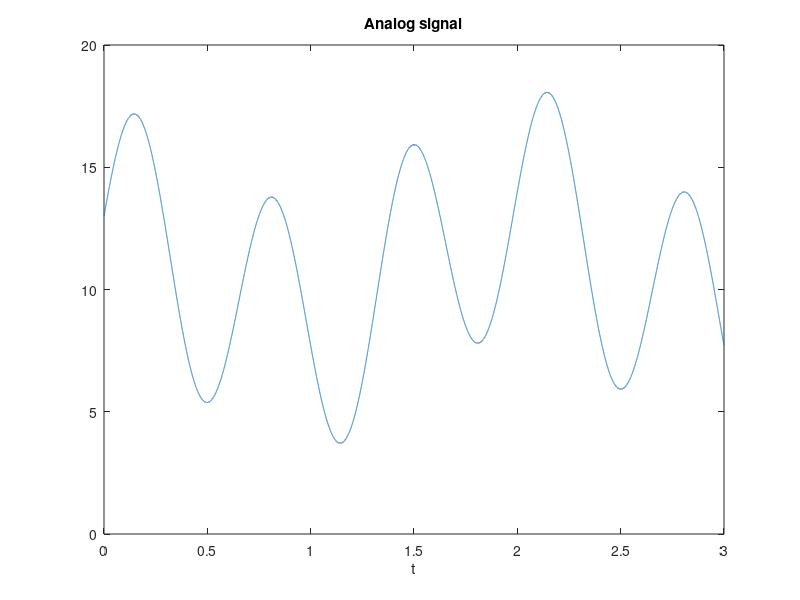
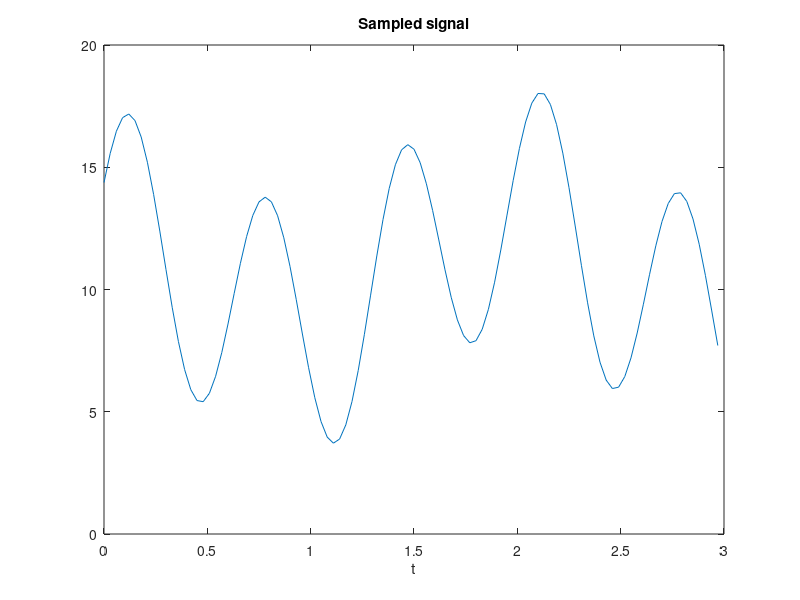
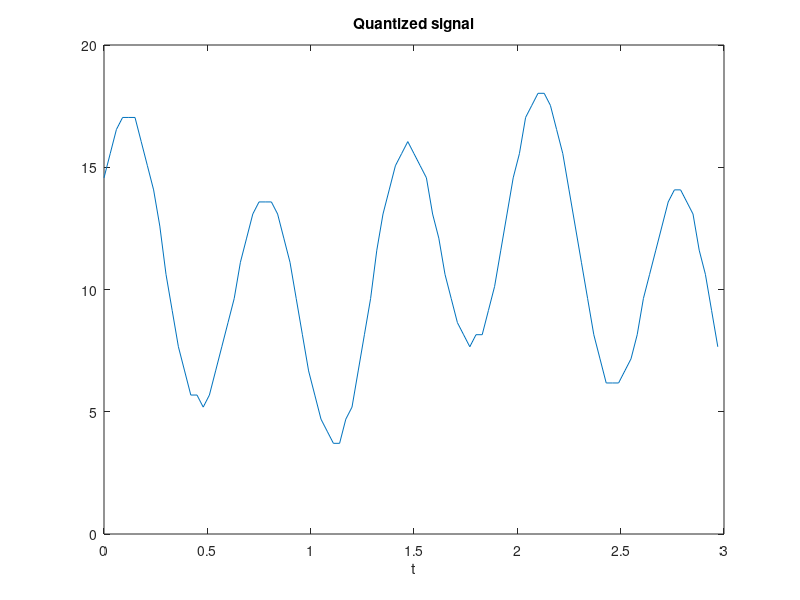
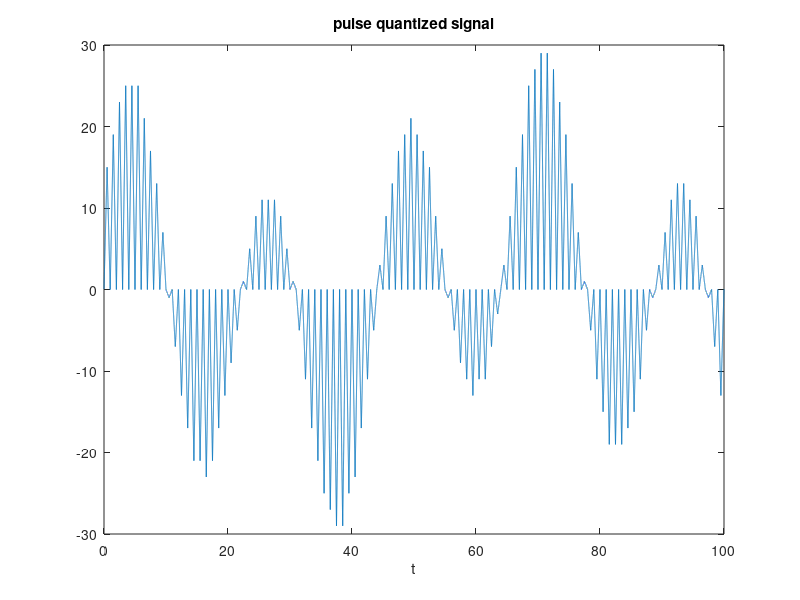

MATLAB code for these plots, in order:
clc;
close all;
clear;

% Part 1
N = 50000;
t_analog = 0: 3/N :3;
m_analog = 10 + 5*sin(3*pi*t_analog) + 3*(cos(pi*t_analog)).^3 + sin (pi*t_analog/4);

figure;
plot(t_analog,m_analog);
title('Analog signal');
xlabel('t');


% Part 2
fs = 500;
t = 0: 3/100 :3 - 3/100;
m_digital = zeros(1,N/fs);

for i = 1:N/fs
    m_digital(i) = m_analog(i * fs);
end

figure;
plot(t,m_digital);
title('Sampled signal');
xlabel('t');


% Part 3
q0 = min(m_digital) - 0.5;
q31 = max(m_digital) + 0.5;
Qlevel = q0: (q31 - q0 ) / 31 :q31;

Q_signal = zeros(1,length(t));
for i = 1:length(Q_signal)
    for j = 1:length(Qlevel)
        compare(j) = abs(m_digital(i) - Qlevel(j));
    end
    [M,k(i)] = min(compare);
    Q_signal(i) = Qlevel(k(i));
end

figure;
plot(t,Q_signal);
title('Quantized signal');
xlabel('t');


% Part 4
load p.mat;
fs = 1000;
t = 0:1/fs:100 - 1/fs;
energy_p = sum(p.^2)
pulse_domain = -31:2:31;

for i = 1:length(t)
    pulse_quantized(i) = pulse_domain(k(ceil(i / 1000))) * p(rem(i,1000) + 1);
    pulse_quantized_domain(ceil(i / 1000)) = pulse_domain(k(ceil(i / 1000)));
end

figure;
plot(t,pulse_quantized);
title('pulse quantized signal');
xlabel('t');

graycode = [[0, 0, 0, 0, 0];[0, 0, 0, 0, 1];[0, 0, 0, 1, 1];[0, 0, 0, 1, 0];
        [0, 0, 1, 1, 0];[0, 0, 1, 1, 1];[0, 0, 1, 0, 1];[0, 0, 1, 0, 0];
        [0, 1, 1, 0, 0];[0, 1, 1, 0, 1];[0, 1, 1, 1, 1];[0, 1, 1, 1, 0];
        [0, 1, 0, 1, 0];[0, 1, 0, 1, 1];[0, 1, 0, 0, 1];[0, 1, 0, 0, 0];
        [1, 1, 0, 0, 0];[1, 1, 0, 0, 1];[1, 1, 0, 1, 1];[1, 1, 0, 1, 0];
        [1, 1, 1, 1, 0];[1, 1, 1, 1, 1];[1, 1, 1, 0, 1];[1, 1, 1, 0, 0];
        [1, 0, 1, 0, 0];[1, 0, 1, 0, 1];[1, 0, 1, 1, 1];[1, 0, 1, 1, 0];
        [1, 0, 0, 1, 0];[1, 0, 0, 1, 1];[1, 0, 0, 0, 1];[1, 0, 0, 0, 0];];

for i=1:length(k)
    signal_graycode(i,:) = graycode(k(i),:);
end


% Part 5
pwer_pulse_quantized = sum(pulse_quantized.^2) / length(pulse_quantized);
SNR = 10^(2/10);
N_P = pwer_pulse_quantized / SNR;
N = randn(1,length(t)) * sqrt(N_P);

received_signal = N + pulse_quantized;

figure;
plot(t,received_signal);
title('received signal');
xlabel('t');


% Part 6
for i = 1:length(t)/fs
    for j = 1:length(p)
        mult(j) = p(j) * received_signal(j + (i-1)*fs);
    end
    mult = sum(mult);
    decoded_domain(i) = floor(mult/energy_p);
    if rem(decoded_domain(i),2) == 0
        decoded_domain(i) = decoded_domain(i) + 1;
    end
end

t = 0: 3/100 :3 - 3/100;

decoded_sig = zeros(1,length(t));
for i = 1:length(decoded_sig)
    for j=1:32
        if decoded_domain(i) == pulse_domain(j)
            decoded_sig(i) = Qlevel(j);
        end
    end
end

figure;
plot(t,decoded_sig);
title('decoded signal');
xlabel('t');

if decoded_domain(i) == pulse_domain(j)
            decoded_sig(i) = Qlevel(j);
end

for i=1:length(k)
    for j=1:32
        if decoded_domain(i) == pulse_domain(j)
            decoded_graycode(i,:) = graycode(j,:);
        end
    end
end

miss = 0;
for i = 1:length(decoded_graycode)
    sub = decoded_graycode(i,:)- signal_graycode(i,:);
    if (sub(1,1) ~= 0) || (sub(1,2) ~= 0) || (sub(1,3) ~= 0) || (sub(1,4) ~= 0) || (sub(1,5) ~= 0)
        miss = miss + 1;
    end
end 

error = miss/length(decoded_graycode)





